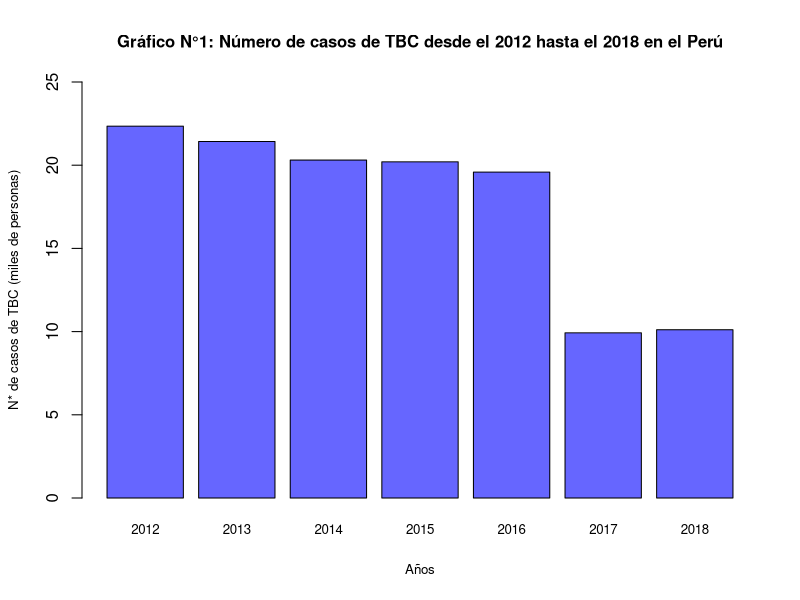
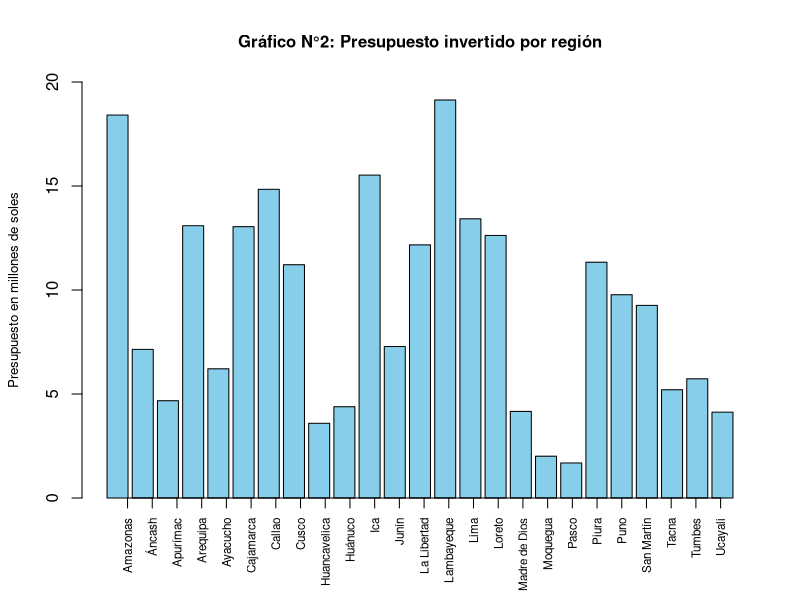
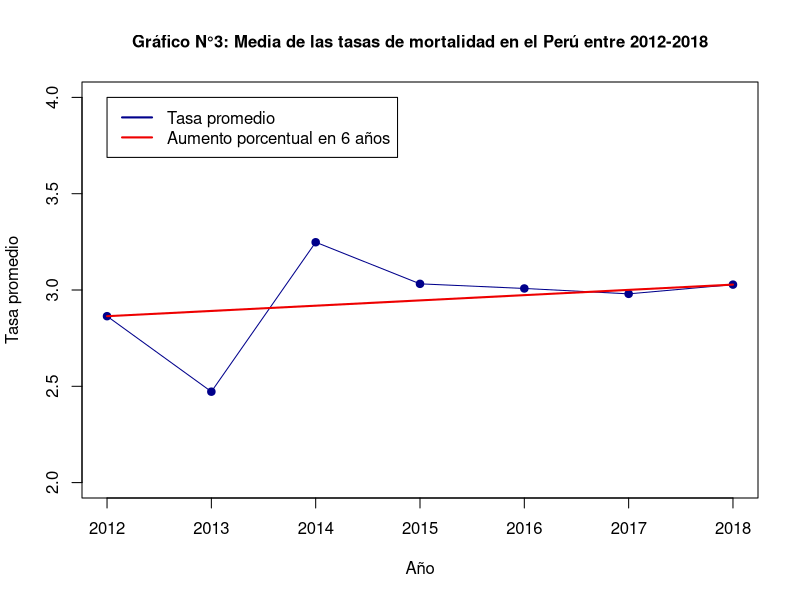
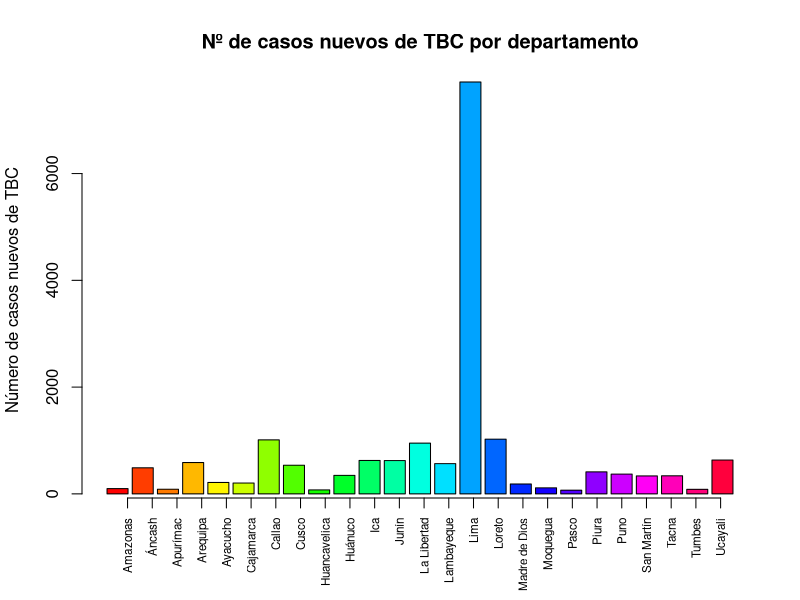
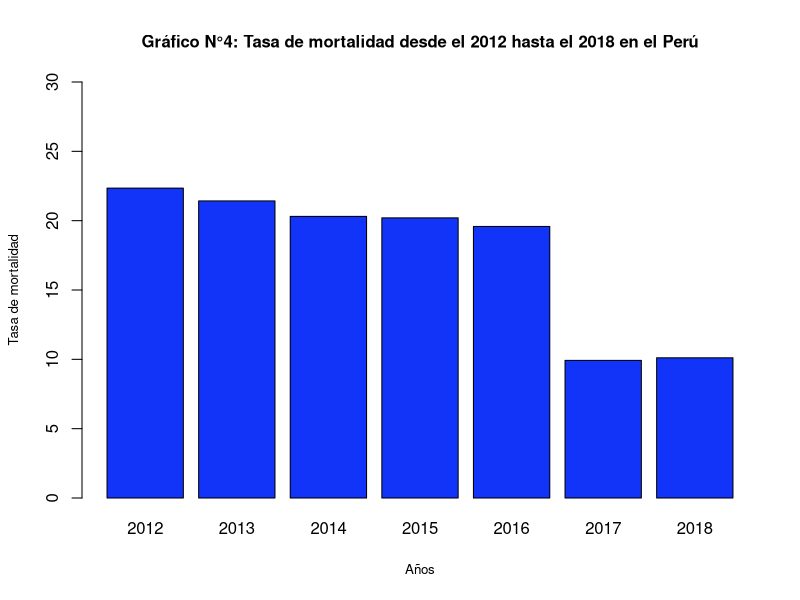
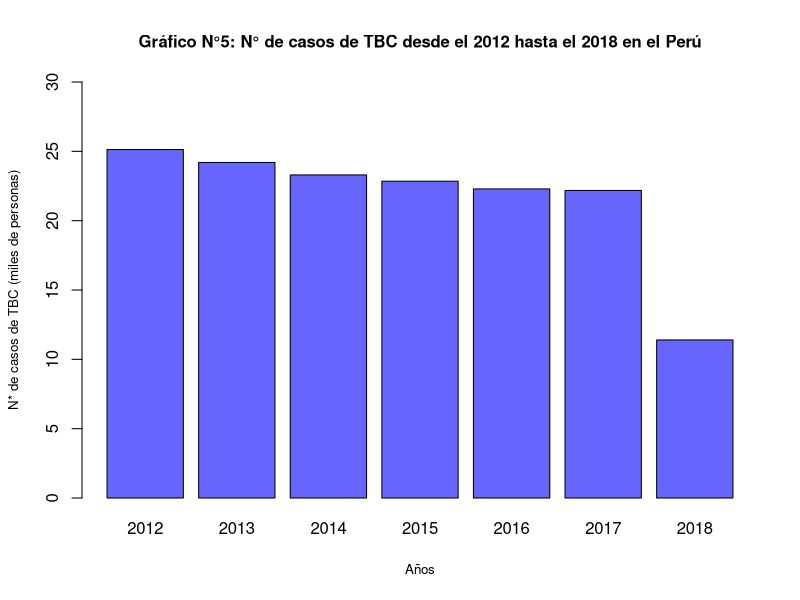
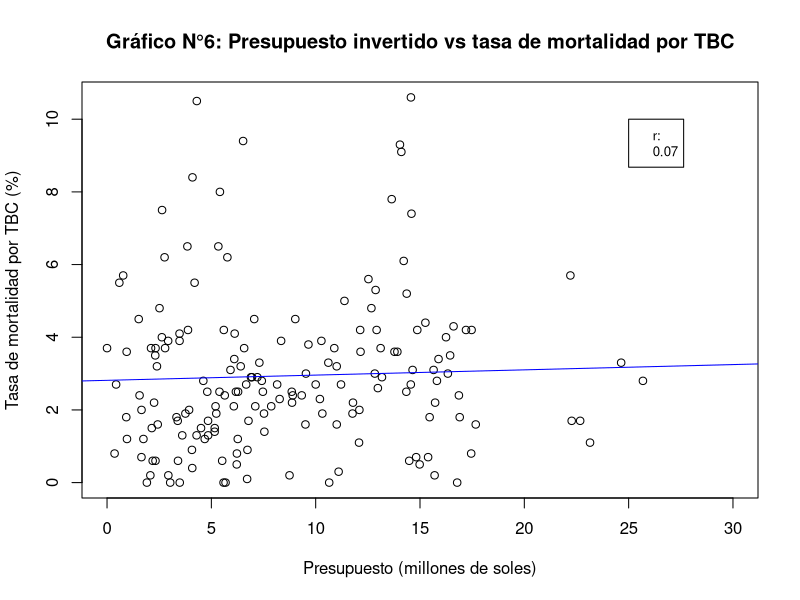
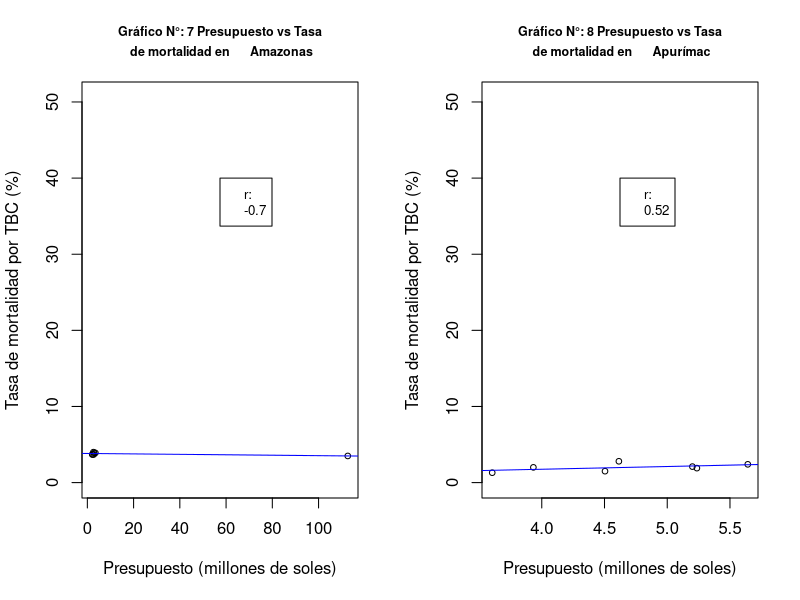

Reproduce these figures in R, in order.
## ---- chunk 1
datos <- read.csv(file = "Datos.csv", fileEncoding = "UTF-8")
## ---- chunk 2
x<-0
morbilidad_porr_anho<-c()
anhos<-c()
for (i in 2012:2018){
       x<-x+1
       morbilidad_porr_anho[x]<-sum(datos$Numero.de.casos.Nuevos[datos$Año==i])
       anhos[x]<-i
}
casos <- morbilidad_porr_anho/1000
names(casos)<-anhos
barplot(casos,main="Gráfico N°1: Número de casos de TBC desde el 2012 hasta el 2018 en el Perú"
        ,ylab ="N* de casos de TBC (miles de personas)"
        ,xlab ="Años"
        ,ylim=c(0,25)
        ,cex.main=1.25
        ,cex.lab=0.8
        ,col = "#6666FF"
        ,cex.main=1
        ,cex.names = 0.8)
## ---- chunk 3
departamentos1<-unique(datos$Departamento)
Departamentos<-datos$Departamento
Morbilidad<-datos$Morbilidad
Presupuesto.orientado<-datos$Presupuesto.para.el.programa.orientado.a.disminuir.la.incidencia.de.TBC.y.VIH
datos4<-data.frame(Departamentos,Morbilidad,Presupuesto.orientado)

Morbilidad2<-c()
Presupuesto.orientado2<-c()
for (i in 1:25){
aux<-sum(datos4$Morbilidad[which(datos4$Departamentos==Departamentos[c(i)])])/7
Morbilidad2<-c(Morbilidad2,aux)
aux2<-sum(datos4$Presupuesto.orientado[which(datos4$Departamentos==Departamentos[c(i)])])/7
Presupuesto.orientado2<-c(Presupuesto.orientado2,aux2)
}

P<-Presupuesto.orientado2/1000000

Departamentos2<-Departamentos[c(1,2,3,4,5,6,7,8,9,10,11,12,13,14,15,16,17,18,19,20,21,22,23,24,25)]
datos5<-data.frame(Departamentos2,Morbilidad2,Presupuesto.orientado2)
barplot(P,main="Gráfico N°2: Presupuesto invertido por región"
        ,ylab = "Presupuesto en millones de soles"
        ,width = 0.85
        ,col = "skyblue"
        ,ylim =c(0,20)
        ,cex.main=1
        ,cex.lab=0.8)
axis(1,at=1:25,labels = departamentos1,las=3,cex.axis=0.7)

## ---- chunk 4
tasa12 <- datos$Tasa.de.mortalidad[which(datos$Año==2012)]
tasa13 <- datos$Tasa.de.mortalidad[which(datos$Año==2013)]
tasa14 <- datos$Tasa.de.mortalidad[which(datos$Año==2014)]
tasa15 <- datos$Tasa.de.mortalidad[which(datos$Año==2015)]
tasa16 <- datos$Tasa.de.mortalidad[which(datos$Año==2016)]
tasa17 <- datos$Tasa.de.mortalidad[which(datos$Año==2017)]
tasa18 <- datos$Tasa.de.mortalidad[which(datos$Año==2018)]
Vs=(seq(from=mean(tasa12),to=mean(tasa18),by=(mean(tasa18)-mean(tasa12))/6))
length(Vs)
length(2012:2018) 
tasasprom <- c(mean(tasa12),mean(tasa13),mean(tasa14),mean(tasa15),mean(tasa16),mean(tasa17),mean(tasa18))
length(tasasprom)
plot(y=tasasprom,x = 2012:2018
     ,main = "Gráfico N°3: Media de las tasas de mortalidad en el Perú entre 2012-2018"
     ,xlab = "Año"
     ,ylab = "Tasa promedio"
     ,ylim = c(2,4)
     ,type ="o"
     ,pch = 19
     ,cex.main=1
     ,col = c("blue4"));
lines(y=Vs,x = 2012:2018, col="red2",lwd=2)
legend(2012,4,legend=c("Tasa promedio","Aumento porcentual en 6 años"),col=c("blue4","red2"),lwd=2)

## ---- chunk 5
Departamentos <-datos[,"Departamento"]
Numero.de.casos.nuevos<-datos[,"Numero.de.casos.Nuevos"]

datos2<-data.frame(Departamentos,Numero.de.casos.nuevos)
Numero.de.casos.nuevos2<-c()
for (i in 1:25)
{
aux<-sum(datos2$Numero.de.casos.nuevos[which(datos2$Departamentos==Departamentos[c(i)])])/7
Numero.de.casos.nuevos2<-c(Numero.de.casos.nuevos2,aux)
}
Departamentos2<-Departamentos[c(1,2,3,4,5,6,7,8,9,10,11,12,13,14,15,16,17,18,19,20,21,22,23,24,25)]
datos3<-data.frame(Departamentos2,Numero.de.casos.nuevos2)

dep<-c("Amazonas","Áncash","Apurímac","Arequipa","Ayacucho","Cajamarca","Callao","Cusco","Huancavelica","Huánuco","Ica","Junín","La Libertad","Lambayeque","Lima","Loreto","Madre de Dios","Moquegua","Pasco","Piura","Puno","San Martín","Tacna","Tumbes","Ucayali")

barplot(datos3$Numero.de.casos.nuevos2,main = "Nº de casos nuevos de TBC por departamento",width=0.85 ,ylab =  "Número de casos nuevos de TBC", col=rainbow(25))
axis(1,at=1:25,labels = dep,las=3,cex.axis=0.7)
## ---- chunk 6
z<-0
mortalidad<-c()
años<-c()
for(i in 2012:2018){
  z<-z+1
  mortalidad[z]<- sum(datos$Tasa.de.mortalidad[datos$Año==i])
  años[z]<-i
}
cases<-mortalidad/1000
names(cases)<-años
barplot(casos,main="Gráfico N°4: Tasa de mortalidad desde el 2012 hasta el 2018 en el Perú"
        ,ylab ="Tasa de mortalidad"
        ,xlab ="Años"
        ,ylim=c(0,30)
        ,cex.main=1
        ,cex.lab=0.8
        ,col = "#1234F8")
## ---- chunk 7
x<-0
morbilidad_porr_anho<-c()
anhos<-c()
for (i in 2012:2018){
       x<-x+1
       morbilidad_porr_anho[x]<-sum(datos$Morbilidad[datos$Año==i])
       anhos[x]<-i
}
casos <- morbilidad_porr_anho/1000
names(casos)<-anhos

barplot(casos
        ,main="Gráfico N°5: N° de casos de TBC desde el 2012 hasta el 2018 en el Perú"
        ,ylab ="N* de casos de TBC (miles de personas)"
        ,xlab ="Años"
        ,ylim=c(0,30)
        ,cex.main=1
        ,cex.lab=0.8
        ,col = "#6666FF")
## ---- chunk 8
Presupuesto_millones<-datos$Presupuesto.para.el.programa.orientado.a.disminuir.la.incidencia.de.TBC.y.VIH/1000000
tasa_mortalidad<-datos$Tasa.de.mortalidad
plot(Presupuesto_millones,tasa_mortalidad 
     ,main="Gráfico N°6: Presupuesto invertido vs tasa de mortalidad por TBC"
     ,ylab="Tasa de mortalidad por TBC (%)"
     ,xlab="Presupuesto (millones de soles)"
     ,xlim=c(0,30))
abline(lm(tasa_mortalidad~Presupuesto_millones), col="blue")
coeficiente_es<-c("r:",round(cor(Presupuesto_millones, tasa_mortalidad),2))
legend(25, 10,legend=c(coeficiente_es),cex=0.8)
## ---- chunk 9

departamentos<-c(names(table(datos$Departamento)))
par(mfrow=c(1,2))
x<-6
for (i in 1:length(departamentos)){
Presupuesto_millones<-datos$Presupuesto.para.el.programa.orientado.a.disminuir.la.incidencia.de.TBC.y.VIH[datos$Departamento==departamentos[i]]/1000000
tasa_mortalidad<-datos$Tasa.de.mortalidad[datos$Departamento==departamentos[i]]
cor(Presupuesto_millones, tasa_mortalidad)
coeficiente<-round(cor(Presupuesto_millones, tasa_mortalidad),2)
if(abs(coeficiente)>=0.5){
x<-x+1
nombre_depa<-c(paste("Gráfico N°:",toString(x),"Presupuesto vs Tasa",sep = " "),paste(" de mortalidad en\t", toString(departamentos[i]),sep = " "))
plot(Presupuesto_millones 
     ,tasa_mortalidad,ylab="Tasa de mortalidad por TBC (%)"
     ,xlab="Presupuesto (millones de soles)"
     ,ylim = c(0,max(datos$Tasa.de.mortalidad)+40)
     ,main=nombre_depa
     ,cex.main=0.75
     ,cex= 0.75)
abline(lm(tasa_mortalidad~Presupuesto_millones), col="blue")
coeficiente_es<-c("r:",coeficiente)
legend((max(Presupuesto_millones)+min(Presupuesto_millones))/2,  40,legend=c(coeficiente_es),cex=0.8)
}}
## ---- chunk 10
Departamentos<-datos$Departamento
Morbilidad<-datos$Morbilidad
Presupuesto.orientado<-datos$Presupuesto.para.el.programa.orientado.a.disminuir.la.incidencia.de.TBC.y.VIH
datos4<-data.frame(Departamentos,Morbilidad,Presupuesto.orientado)
Morbilidad2<-c()
Presupuesto.orientado2<-c()
for (i in 1:25)
{
aux<-sum(datos4$Morbilidad[which(datos4$Departamentos==Departamentos[c(i)])])/7
Morbilidad2<-c(Morbilidad2,aux)
aux2<-sum(datos4$Presupuesto.orientado[which(datos4$Departamentos==Departamentos[c(i)])])/7
Presupuesto.orientado2<-c(Presupuesto.orientado2,aux2)
}
P<-Presupuesto.orientado2/1000000
Departamentos2<-Departamentos[c(1,2,3,4,5,6,7,8,9,10,11,12,13,14,15,16,17,18,19,20,21,22,23,24,25)]
barplot(Morbilidad2,main="Gráfico N°12: Morbilidad de TBC por regiones"
        ,ylab = "Morbilidad de TBC"
        ,width = 0.85
        ,col = "skyblue"
        ,ylim =c(0,12000))
axis(1,at=1:25,labels = departamentos1,las=3,cex.axis=0.7)
abline(h=201,col="red",lwd=1)
barplot(P,main="Gráfico N°13: Presupuesto invertido por región"
        ,ylab = "Presupuesto en millones de soles"
        ,width = 0.85
        ,col = "skyblue"
        ,ylim =c(0,20)
        ,cex.main=1)
axis(1,at=1:25,labels = departamentos1,las=3,cex.axis=0.7)
abline(h=5.125517,col="red",lwd=1)
q1<-quantile(P)
q2<-quantile(Morbilidad2)

## ---- chunk 11
dato6<-datos5$Departamentos2[which(datos5$Presupuesto.orientado2<=5125517)]
morb3<-datos5$Morbilidad2[which(datos5$Presupuesto.orientado2<=5125517)]
## ---- chunk 12
barplot(morb3,main="Gráfico N°14: Morbilidad de regiones con bajo presupuesto"
        ,ylab = "Morbilidad"
        ,width = 0.85
        ,col = "skyblue"
        ,ylim =c(0,1000)
        ,cex.axis = 0.85
        ,cex.names = 0.8
        ,cex.main=1)
axis(1,at=1:7,labels = dato6,las=3,cex.axis=0.7)
abline(h=median(Morbilidad2),col="blue",lwd=1)
abline(h=201,col="red",lwd=1)
abline(h=mean(morb3),col="green",lwd=1)
legend(0,1000,legend=c("mediana\nde morbilidad"),col=c("blue"),lwd=1,cex=0.8)
legend(2,1000,legend=c("primer cuartil\nde morbilidad"),col=c("red"),lwd=1,cex=0.8)
legend(4,1000,legend=c("media de morbilidad de regiones\n con menor presupuesto"),col=c("green"),lwd=1,cex=0.8)
## ---- chunk 13
plot(x=datos$Numero.de.casos.Nuevos,y=datos$Presupuesto.para.el.programa.orientado.a.disminuir.la.incidencia.de.TBC.y.VIH
     ,xlab = "Número de casos nuevos por departamento"
     ,ylab = "Presupuesto por departamento"
     ,main = "Gráfico N°15: Presupuesto invertido VS. Número de casos nuevos"
     ,cex.main=1)
plot(x = datos$Numero.de.casos.Nuevos,y = datos$Presupuesto.para.el.programa.orientado.a.disminuir.la.incidencia.de.TBC.y.VIH
     ,ylim = c(0,3*10^7),xlim=c(0,1250)
     ,xlab = "Número de casos nuevos por departamento"
     ,ylab = "Presupuesto por departamento"
     ,main = "Gráfico N°16: Presupuesto invertido VS. Número de casos nuevos (ampliado)"
     ,cex.main=1)
